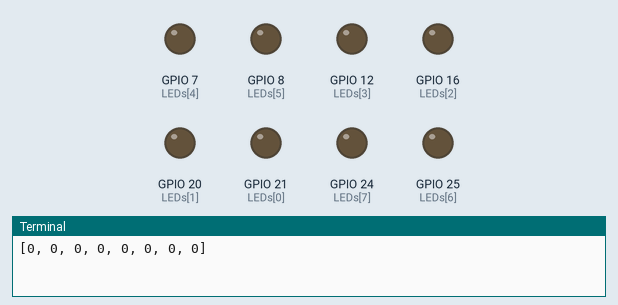
Bench run of a program on a simulated Raspberry Pi (BCM pin numbers). Shown: output pins drawn as LEDs (lit = HIGH), the last lines printed to the terminal.

Above: at 0.1 s.
At 4.6 s:
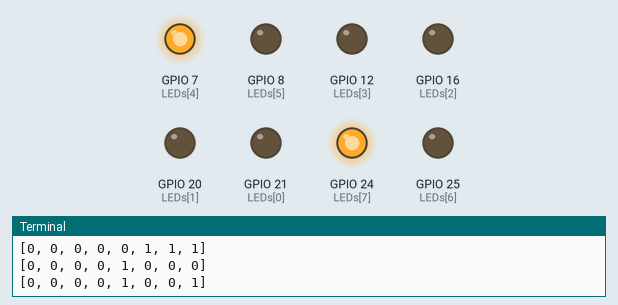
At 9.6 s:
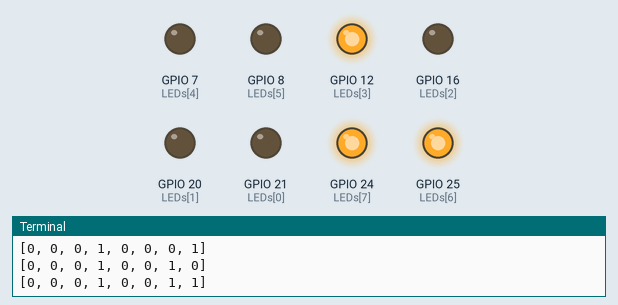
At 19.6 s:
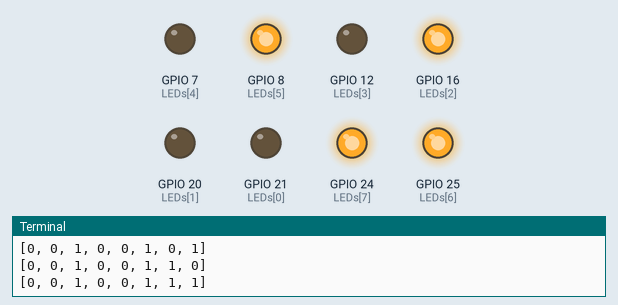
At 29.1 s:
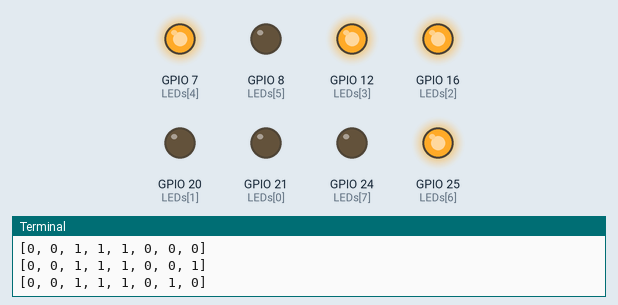
At 39.1 s:
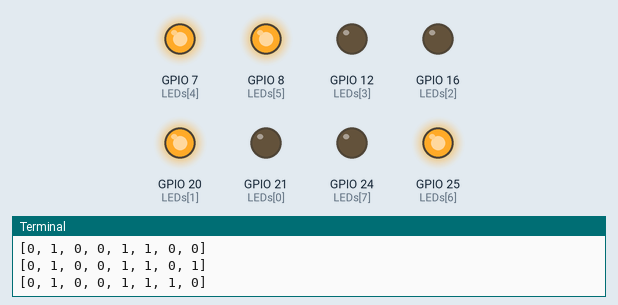
Timing chart, 0 to 40.0 s (numbered marks = the images above):
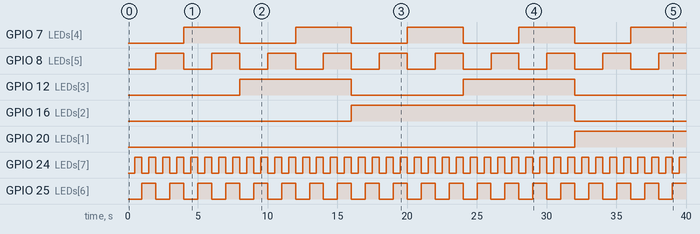

The program:

digital-output.py
```python
import RPi.GPIO as GPIO
import time

LEDs = [21, 20, 16, 12, 7, 8, 25, 24]

GPIO.setmode(GPIO.BCM)
for i in LEDs:
    GPIO.setup(i,GPIO.OUT)

bit_depth = 8

def converter (x):
    arr = []
    for i in range (bit_depth - 1, -1, -1):
        if int (x / (2**i)) == 1:
            arr.append (1)
            x = x - 2**i
        else:
            arr.append (0)
        i = i - 1
    return arr

for i in range (bit_depth - 1, -1, -1):
    GPIO.output(LEDs [i], 0)

for j in range (0, 256, 1):
    arr = converter (j)
    print (arr)
    for i in range (bit_depth - 1, -1, -1):
        GPIO.output(LEDs [i], arr [i])
    time.sleep (0.5)
    for i in range (bit_depth - 1, -1, -1):
        GPIO.output(LEDs [i], 0)
```

Measured:
- by itself, GPIO 7 (LEDs[4]): alternates HIGH for 4.0 s and LOW for 4.0 s
- by itself, GPIO 8 (LEDs[5]): alternates HIGH for 2.0 s and LOW for 2.0 s
- by itself, GPIO 12 (LEDs[3]): alternates HIGH for 8.0 s and LOW for 8.0 s
- by itself, GPIO 16 (LEDs[2]): LOW → HIGH at 16.0 s, → LOW 16.0 s later
- by itself, GPIO 20 (LEDs[1]): LOW → HIGH at 32.0 s
- by itself, GPIO 24 (LEDs[7]): alternates HIGH for 0.50 s and LOW for 0.50 s
- by itself, GPIO 25 (LEDs[6]): alternates HIGH for 1.0 s and LOW for 1.0 s
